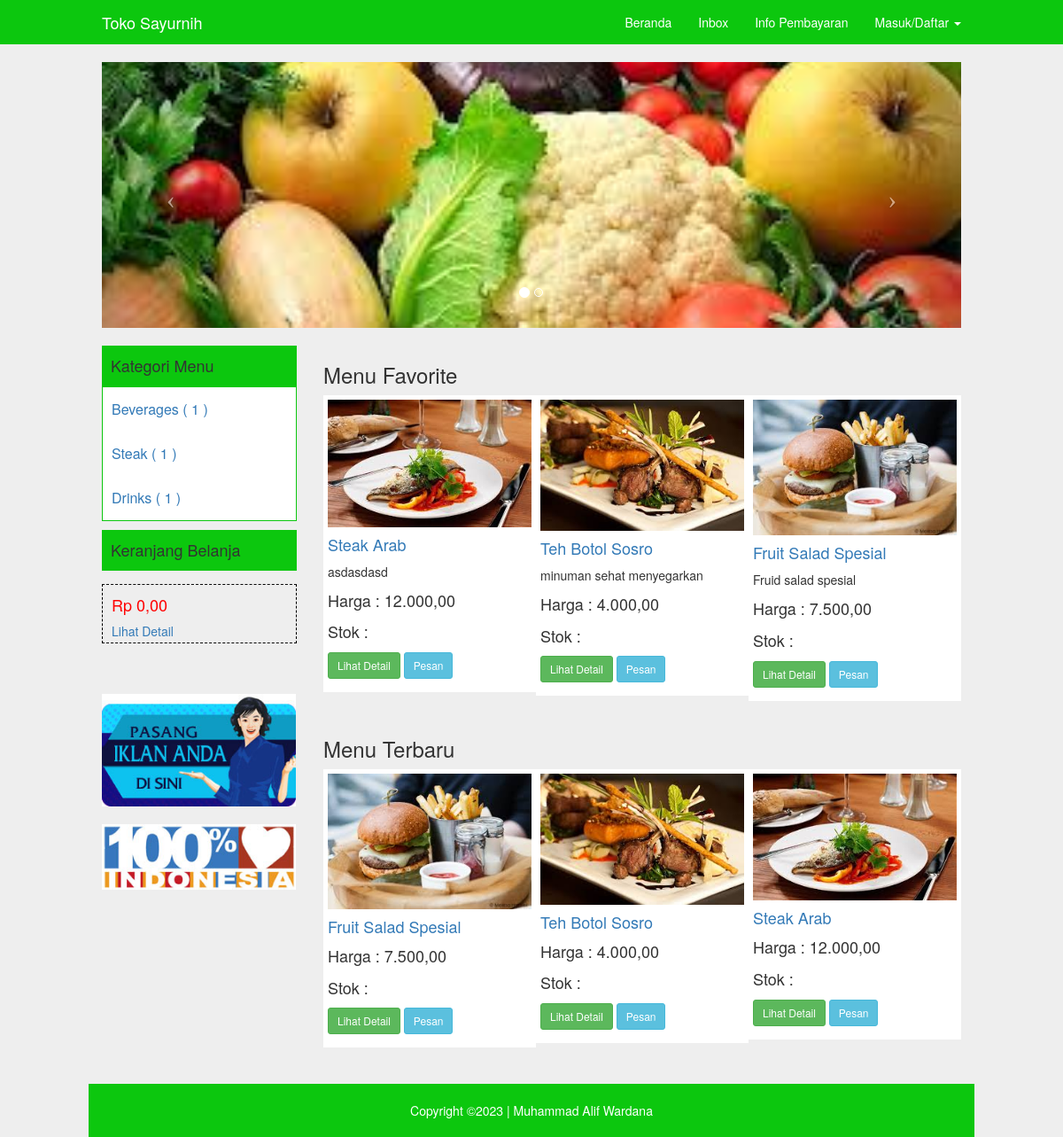
The page / on the database its author committed.
### tables this page shows
CREATE TABLE IF NOT EXISTS `kategori_produk` (
`id` int(3) NOT NULL,
  `nama` varchar(100) NOT NULL,
  `deskripsi` text NOT NULL
);

CREATE TABLE IF NOT EXISTS `produk` (
`id` int(4) NOT NULL,
  `nama` varchar(100) NOT NULL,
  `deskripsi` text NOT NULL,
  `gambar` varchar(200) NOT NULL,
  `harga` decimal(10,0) NOT NULL,
  `kategori_produk_id` int(11) NOT NULL
);

### inc/config.php (called while the page is built, shortened)
<?php
	$url = "http://localhost/tokosayurnih/";
?>

### index.php (the view)
<?php
	include"inc/config.php";
	include"layout/header.php";
?>
		<div class="col-md-9">
			<div class="row">
			<div class="col-md-12">
			<h3>Menu Favorite</h3>
				<?php
					$k = mysqli_query($conn,"SELECT * FROM produk ORDER BY id ASC limit 3");
					while($data = mysqli_fetch_array($k)){
				?>
				<div class="col-md-4 content-menu">
					<a href="<?php echo $url; ?>menu.php?id=<?php echo $data['id'] ?>">
						<img src="<?php echo $url; ?>uploads/<?php echo $data['gambar'] ?>" width="100%">
						<h4><?php echo $data['nama'] ?></h4>
					</a>
					<p><?php echo $data['deskripsi'] ?></p>
					<p style="font-size:18px">Harga : <?php echo number_format($data['harga'], 2, ',', '.') ?></p>
					<p style="font-size:18px">Stok  : <?php echo $data['stok'] ?></p>
					<p>
						<a href="<?php echo $url; ?>menu.php?id=<?php echo $data['id'] ?>" class="btn btn-success btn-sm" href="#" role="button">Lihat Detail</a>
						<a href="<?php echo $url; ?>keranjang.php?act=beli&&produk_id=<?php echo $data['id'] ?>" class="btn btn-info btn-sm" href="#" role="button">Pesan</a>
					</p>
				</div>
				<?php } ?>
			</div>
			</div>
			<div class="row">
			<div class="col-md-12">
			<hr>
			<h3>Menu Terbaru</h3>
				<?php
					$k = mysqli_query($conn,"SELECT * FROM produk ORDER BY id DESC limit 3");
					while($data = mysqli_fetch_array($k)){
				?>
				<div class="col-md-4 content-menu">
					<a href="<?php echo $url; ?>menu.php?id=<?php echo $data['id'] ?>">
						<img src="<?php echo $url; ?>uploads/<?php echo $data['gambar'] ?>" width="100%">
						<h4><?php echo $data['nama'] ?></h4>
					</a>
					<p style="font-size:18px">Harga : <?php echo number_format($data['harga'], 2, ',', '.') ?></p>
					<p style="font-size:18px">Stok  : <?php echo $data['stok'] ?></p>
					<p>
						<a href="<?php echo $url; ?>menu.php?id=<?php echo $data['id'] ?>" class="btn btn-success btn-sm" href="#" role="button">Lihat Detail</a>
						<a href="<?php echo $url; ?>keranjang.php?act=beli&&produk_id=<?php echo $data['id'] ?>" class="btn btn-info btn-sm" href="#" role="button">Pesan</a>
					</p>
				</div>
				<?php } ?>
			</div>
			</div>
		</div>
    <?php include"layout/footer.php"; ?>

### layout/header.php (shortened to what this page needs)
<!DOCTYPE html>
<html lang="en">
<head>
  <link href="<?php echo $url ?>assets/bootstrap/css/bootstrap.css" rel="stylesheet">
  <link href="<?php echo $url ?>assets/bootstrap/css/datetimepicker.css" rel="stylesheet">
  <link href="<?php echo $url ?>assets/css/navbar-fixed-top.css" rel="stylesheet">
  <link href="<?php echo $url ?>assets/css/full-slider.css" rel="stylesheet">
  <link href="<?php echo $url ?>assets/css/style.css" rel="stylesheet">
</head>
<body>
  <nav class="navbar navbar-default navbar-fixed-top navbar-blue">
    <div class="container">
      <div class="navbar-header">
        <a class="navbar-brand" href="#">Toko Sayurnih</a>
      </div>
      <div id="navbar" class="navbar-collapse collapse">
        <ul class="nav navbar-nav navbar-right">
          <li><a href="<?php echo $url ?>">Beranda</a></li>
          <li><a href="<?php echo $url ?>inbox.php">Inbox</a></li>
          <li><a href="<?php echo $url ?>info.php">Info Pembayaran</a></li>
          <?php if (!empty($_SESSION['iam_user'])) { ?>
            <?php
            $user = mysqli_fetch_object(mysqli_query($conn, "SELECT * FROM user where id='$_SESSION[iam_user]'"));
            ?>
            <li><a href="<?php echo $url ?>pembayaran.php">Pembayaran</a></li>
            <li><a href="<?php echo $url ?>riwayat.php">Riwayat</a></li>
            <li class="dropdown">
              <a href="#" class="dropdown-toggle" data-toggle="dropdown" role="button" aria-haspopup="true" aria-expanded="false">Hi <?php echo $user->nama; ?> <span class="caret"></span></a>
              <ul class="dropdown-menu">
                <li><a href="<?php echo $url ?>profile.php">Profil</a></li>
                <li><a href="<?php echo $url ?>logout.php">Keluar</a></li>
              </ul>
            </li>
          <?php } else { ?>
            <li class="dropdown">
              <a href="#" class="dropdown-toggle" data-toggle="dropdown" role="button" aria-haspopup="true" aria-expanded="false">Masuk/Daftar <span class="caret"></span></a>
            </li>
          <?php } ?>
        </ul>
      </div>
    </div>
  </nav>
  <?php if ('http://' . $_SERVER['HTTP_HOST'] . $_SERVER['PHP_SELF'] == $url . 'index.php') { ?>
    <div class="container">
      <header id="myCarousel" class="carousel slide">
        <ol class="carousel-indicators">
          <li data-target="#myCarousel" data-slide-to="0" class="active"></li>
          <li data-target="#myCarousel" data-slide-to="1"></li>
        </ol>
        <div class="carousel-inner">
          <div class="item active">
            <div class="fill" style="background-image:url('img/Sayuran 3.jpg');"></div>
            <div class="carousel-caption">
            </div>
          </div>
          <a class="left carousel-control" href="#myCarousel" data-slide="prev">
            <span class="icon-prev"></span>
          </a>
          <a class="right carousel-control" href="#myCarousel" data-slide="next">
            <span class="icon-next"></span>
          </a>
      </header>
    </div>
  <?php } ?>
  <div class="container" style="margin-top:20px;">
    <div class="row">
      <div class="col-md-3">
        <div style="background:#0cc70e; width:100%; height:auto; padding-top:3px;padding-bottom:3px; padding-left:10px;">
          <h4>Kategori Menu</h4>
        </div>
        <ul class="kategori">
          <?php
          $kategori = mysqli_query($conn, "SELECT * FROM kategori_produk");
          while ($data = mysqli_fetch_array($kategori)) {
          ?>
            <li><a href="<?php echo $url; ?>menu.php?kategori=<?php echo $data['id'] ?>"><?php echo $data['nama']; ?> (
                <?php
                $ck = mysqli_num_rows(mysqli_query($conn, "SELECT * FROM produk WHERE kategori_produk_id='$data[id]'"));
                if ($ck > 0) {
                  echo $ck;
                } else {
                  echo 0;
                } ?>
                )</a></li>
          <?php } ?>
        </ul>
        <div style="background:#0cc70e; width:100%; height:auto; padding-top:3px;padding-bottom:3px; padding-left:10px; 	margin-bottom:15px;">
          <h4>Keranjang Belanja</h4>
        </div>
        <div style=" width:100%; height:auto; padding-top:3px;padding-bottom:3px; padding-left:10px; 	margin-bottom:15px; border: 1px dashed #000;">
          <?php
          if (isset($_SESSION['cart'])) {
            $total = 0;
            $cart = unserialize($_SESSION['cart']);
            if ($cart == '') {
              $cart = [];
            }
            foreach ($cart as $id => $qty) {
              $product = mysqli_fetch_array(mysqli_query($conn, "select * from produk WHERE id='$id'"));
              if (isset($product)) {
                $t = $qty * $product['harga'];
                $total += $t;
              }
            }
            echo '<h4 style="color:#f00;">Rp ' . number_format($total, 2, ',', '.') . '</h4>';
          } else {
            echo '<h4 style="color:#f00;">Rp 0,00</h4>';
          }
          ?>
          <a href="<?php echo $url; ?>keranjang.php">Lihat Detail</a>
        </div>
        <div class="row col-md-12">
        </div>
        <div class="row col-md-12">
          <hr>
          <img src="<?php echo $url . 'img/contohiklan.jpg'; ?>" width="115%"><br><br>
          <img src="<?php echo $url . 'img/ilove_indonesia.jpg'; ?>" width="115%">
        </div>
      </div>

### layout/footer.php (shortened to what this page needs)
</div>
    </div>
	<hr>
	<div class="container footer" style="margin-top:20px;">
		<br/>
		<footer class="text-center">
			<div class="col-md-12">Copyright ©2023 | Muhammad Alif Wardana
			<br>
			<br>
			</div>
		</footer>
	</div>
  </body>
</html>

### assets/css/navbar-fixed-top.css (style rules this page uses)
body { padding-top: 70px; }

### assets/css/full-slider.css (style rules this page uses)
.carousel, .item, .active { height: 100%; }
.carousel-inner { height: 100%; }
.fill { width: 100%; height: 300px; background-position: center; -webkit-background-size: cover; -moz-background-size: cover; background-size: cover; -o-background-size: cover; }

### assets/css/style.css (style rules this page uses)
@media (min-width: 768px) { .container { width: 750px; } }
@media (min-width: 992px) { .container { width: 970px; } }
@media (min-width: 1200px) { .container { width: 1000px; } }
.kategori li { list-style: none; margin-left: -40px; font-size: 16px; line-height: 30px; }
.content-menu { background-color: #fff; padding: 5px; }
* { transition: all 200ms ease-in-out; }
body { background-color: #eee; }
.navbar-blue { background-color: #0cc70e; border: none; color: #fff; }
.navbar-blue .navbar-brand { color: #fff; }
.navbar-blue .navbar-nav li > a { color: #fff; }
.kategori { border: 1px solid#0cc70e; background-color: #fff; }
.kategori li { padding: 10px; }
.footer { background-color: #0cc70e; color: #fff; }

### rows shown on the page
kategori_produk: nama "Beverages", ck "1"
kategori_produk: nama "Steak", ck "1"
kategori_produk: nama "Drinks", ck "1"
produk: gambar (picture), nama "Steak Arab", deskripsi "asdasdasd", harga "12.000,00"
produk: gambar (picture), nama "Teh Botol Sosro", deskripsi "minuman sehat menyegarkan", harga "4.000,00"
produk: gambar (picture), nama "Fruit Salad Spesial", deskripsi "Fruid salad spesial", harga "7.500,00"
